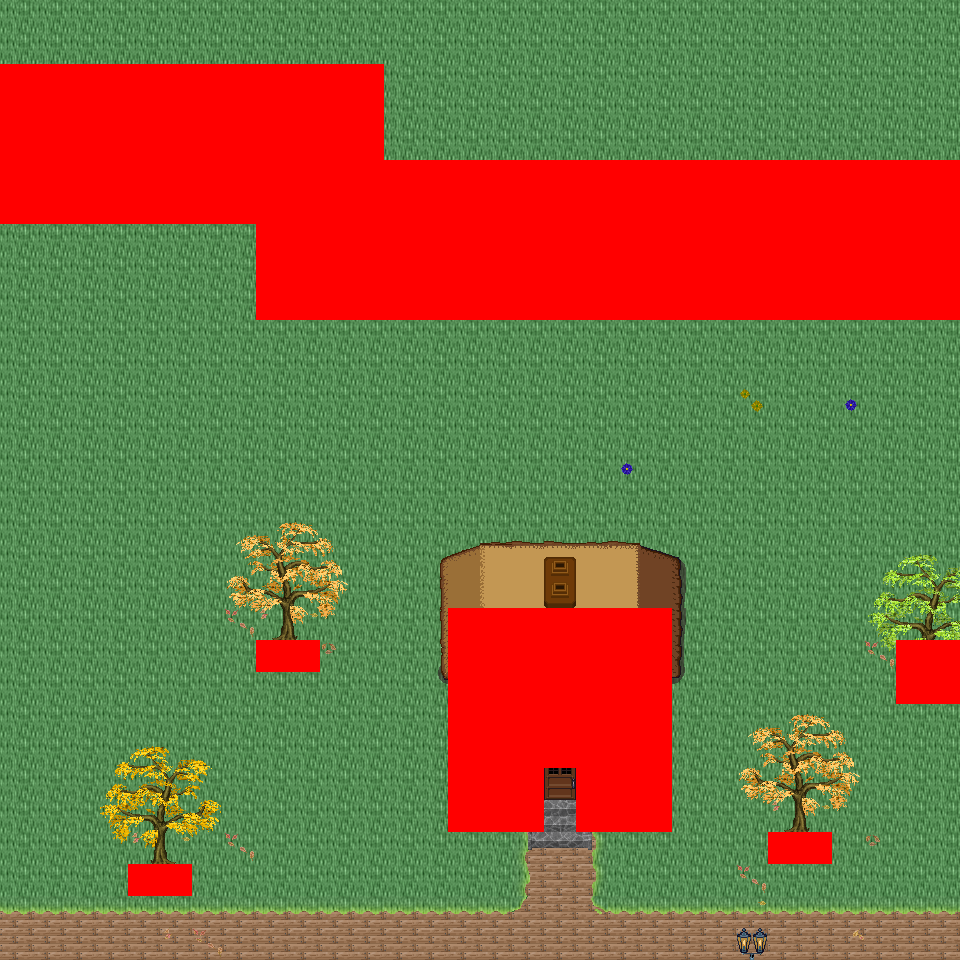

This game map was drawn from its Tiled (.tmx) file and the tilesets committed beside it. A one-line description and the trimmed map source follow:
An orthogonal 30x30 tile map with 32x32 px tiles, 6 tile layers (Ground, Object, Object2, Above, ...), 46 tilesets and 4 objects (4x mapExit).

<map version="1.0" orientation="orthogonal" renderorder="right-down" width="30" height="30" tilewidth="32" tileheight="32" nextobjectid="5">
  <tileset firstgid="1" name="tileset_logic_collision" tilewidth="32" tileheight="32" tilecount="1" columns="1">
    <image source="../drawable/tileset_logic_collision.png" width="32" height="32" />
  </tileset>
  <tileset firstgid="2" name="tileset_ground_ridge_earth_pale" tilewidth="32" tileheight="32" tilecount="96" columns="12">
    <image source="../drawable/tileset_ground_ridge_earth_pale.png" width="384" height="256" />
  </tileset>
  <tileset firstgid="98" name="tileset_ground_ridge_earth_dark" tilewidth="32" tileheight="32" tilecount="96" columns="12">
    <image source="../drawable/tileset_ground_ridge_earth_dark.png" width="384" height="256" />
  </tileset>
  <tileset firstgid="194" name="tileset_ground_ground" tilewidth="32" tileheight="32" tilecount="33" columns="3">
    <image source="../drawable/tileset_ground_ground.png" width="96" height="352" />
  </tileset>
  <tileset firstgid="227" name="tileset_building_castle" tilewidth="32" tileheight="32" tilecount="320" columns="20">
    <image source="../drawable/tileset_building_castle.png" width="640" height="512" />
  </tileset>
  <tileset firstgid="547" name="tileset_item_pot_barrels_1" tilewidth="32" tileheight="32" tilecount="8" columns="4">
    <image source="../drawable/tileset_item_pot_barrels_1.png" width="128" height="64" />
  </tileset>
  <tileset firstgid="555" name="tileset_item_weapon_cannon" tilewidth="32" tileheight="32" tilecount="12" columns="3">
    <image source="../drawable/tileset_item_weapon_cannon.png" width="96" height="128" />
  </tileset>
  <tileset firstgid="567" name="tileset_building_door_closed" tilewidth="32" tileheight="32" tilecount="1" columns="1">
    <image source="../drawable/tileset_building_door_closed.png" width="32" height="32" />
  </tileset>
  <tileset firstgid="568" name="tileset_building_door_door" tilewidth="32" tileheight="32" tilecount="6" columns="3">
    <image source="../drawable/tileset_building_door_door.png" width="96" height="64" />
  </tileset>
  <tileset firstgid="574" name="tileset_building_window_window_centered" tilewidth="32" tileheight="32" tilecount="1" columns="1">
    <image source="../drawable/tileset_building_window_window_centered.png" width="32" height="32" />
  </tileset>
  <tileset firstgid="575" name="tileset_building_decoration_chimney_big" tilewidth="32" tileheight="32" tilecount="2" columns="1">
    <image source="../drawable/tileset_building_decoration_chimney_big.png" width="32" height="64" />
  </tileset>
  <tileset firstgid="577" name="tileset_building_stairs_stairs_grey" tilewidth="32" tileheight="32" tilecount="6" columns="3">
    <image source="../drawable/tileset_building_stairs_stairs_grey.png" width="96" height="64" />
  </tileset>
  <tileset firstgid="583" name="tileset_building_witch_hut" tilewidth="32" tileheight="32" tilecount="80" columns="5">
    <image source="../drawable/tileset_building_witch_hut.png" width="160" height="512" />
  </tileset>
  <tileset firstgid="663" name="tileset_ground_grass_edges" tilewidth="32" tileheight="32" tilecount="36" columns="12">
    <image source="../drawable/tileset_ground_grass_edges.png" width="384" height="96" />
  </tileset>
  <tileset firstgid="699" name="tileset_ground_grass_corners" tilewidth="32" tileheight="32" tilecount="24" columns="6">
    <image source="../drawable/tileset_ground_grass_corners.png" width="192" height="128" />
  </tileset>
  <tileset firstgid="723" name="tileset_logic_item_vegetable" tilewidth="32" tileheight="32" tilecount="13" columns="13">
    <image source="../drawable/tileset_logic_item_vegetable.png" width="256" height="64" />
  </tileset>
  <tileset firstgid="736" name="tileset_plant_tree_fall_trees" tilewidth="32" tileheight="32" tilecount="40" columns="8">
    <image source="../drawable/tileset_plant_tree_fall_trees.png" width="256" height="160" />
  </tileset>
  <tileset firstgid="776" name="tileset_plant_stump_stump_pale_purple" tilewidth="32" tileheight="32" tilecount="4" columns="2">
    <image source="../drawable/tileset_plant_stump_stump_pale_purple.png" width="64" height="64" />
  </tileset>
  <tileset firstgid="780" name="tileset_plant_stump_small_stump" tilewidth="32" tileheight="32" tilecount="4" columns="2">
    <image source="../drawable/tileset_plant_stump_small_stump.png" width="64" height="64" />
  </tileset>
  <tileset firstgid="784" name="tileset_furniture_light_small_lamp" tilewidth="32" tileheight="32" tilecount="4" columns="4">
    <image source="../drawable/tileset_furniture_light_small_lamp.png" width="128" height="32" />
  </tileset>
  <tileset firstgid="788" name="tileset_item_pot_barrel" tilewidth="32" tileheight="32" tilecount="2" columns="1">
    <image source="../drawable/tileset_item_pot_barrel.png" width="32" height="64" />
  </tileset>
  <tileset firstgid="790" name="tileset_plant_tree_locust_tree" tilewidth="32" tileheight="32" tilecount="20" columns="4">
    <image source="../drawable/tileset_plant_tree_locust_tree.png" width="128" height="160" />
  </tileset>
  <tileset firstgid="810" name="tileset_plant_leaves" tilewidth="32" tileheight="32" tilecount="8" columns="4">
    <image source="../drawable/tileset_plant_leaves.png" width="128" height="64" />
  </tileset>
  <tileset firstgid="818" name="tileset_plant_flower_daisy_blue" tilewidth="32" tileheight="32" tilecount="8" columns="2">
    <image source="../drawable/tileset_plant_flower_daisy_blue.png" width="64" height="128" />
  </tileset>
  <tileset firstgid="826" name="tileset_plant_flower_daisy_yellow" tilewidth="32" tileheight="32" tilecount="8" columns="2">
    <image source="../drawable/tileset_plant_flower_daisy_yellow.png" width="64" height="128" />
  </tileset>
  <tileset firstgid="834" name="tileset_plant_flower_small_flower_bed_2" tilewidth="32" tileheight="32" tilecount="12" columns="3">
    <image source="../drawable/tileset_plant_flower_small_flower_bed_2.png" width="96" height="128" />
  </tileset>
  <tileset firstgid="846" name="tileset_plant_flower_small_flower_bed" tilewidth="32" tileheight="32" tilecount="12" columns="3">
    <image source="../drawable/tileset_plant_flower_small_flower_bed.png" width="96" height="128" />
  </tileset>
  <tileset firstgid="858" name="tileset_plant_flower_flower_bed_1" tilewidth="32" tileheight="32" tilecount="35" columns="7">
    <image source="../drawable/tileset_plant_flower_flower_bed_1.png" width="224" height="160" />
  </tileset>
  <tileset firstgid="893" name="tileset_plant_flower_hothouse_flowers" tilewidth="32" tileheight="32" tilecount="72" columns="6">
    <image source="../drawable/tileset_plant_flower_hothouse_flowers.png" width="192" height="384" />
  </tileset>
  <tileset firstgid="965" name="tileset_furniture_light_lamp_blue" tilewidth="32" tileheight="32" tilecount="3" columns="1">
    <image source="../drawable/tileset_furniture_light_lamp_blue.png" width="32" height="96" />
  </tileset>
  <tileset firstgid="968" name="tileset_light_dim_light_7x5" tilewidth="32" tileheight="32" tilecount="35" columns="7">
    <image source="../drawable/tileset_light_dim_light_7x5.png" width="224" height="160" />
  </tileset>
  <tileset firstgid="1003" name="tileset_building_decoration_chimney" tilewidth="32" tileheight="32" tilecount="2" columns="1">
    <image source="../drawable/tileset_building_decoration_chimney.png" width="32" height="64" />
  </tileset>
  <tileset firstgid="1005" name="tileset_building_decoration_cauldron_sign" tilewidth="32" tileheight="32" tilecount="1" columns="1">
    <image source="../drawable/tileset_building_decoration_cauldron_sign.png" width="32" height="32" />
  </tileset>
  <tileset firstgid="1006" name="tileset_building_decoration_magician_banner" tilewidth="32" tileheight="32" tilecount="3" columns="3">
    <image source="../drawable/tileset_building_decoration_magician_banner.png" width="96" height="32" />
  </tileset>
  <tileset firstgid="1009" name="tileset_logic_portal" tilewidth="32" tileheight="32" tilecount="24" columns="8">
    <image source="../drawable/tileset_logic_portal.png" width="256" height="96" />
  </tileset>
  <tileset firstgid="1033" name="tileset_ground_ground_3" tilewidth="32" tileheight="32" tilecount="5" columns="5">
    <image source="../drawable/tileset_ground_ground_3.png" width="160" height="32" />
  </tileset>
  <tileset firstgid="1038" name="tileset_building_cottage" tilewidth="32" tileheight="32" tilecount="256" columns="16">
    <image source="../drawable/tileset_building_cottage.png" width="512" height="512" />
  </tileset>
  <tileset firstgid="1294" name="tileset_building_roof_thatched_roof" tilewidth="32" tileheight="32" tilecount="256" columns="16">
    <image source="../drawable/tileset_building_roof_thatched_roof.png" width="512" height="512" />
  </tileset>
  <tileset firstgid="1550" name="tileset_building_door_doors" tilewidth="32" tileheight="32" tilecount="256" columns="16">
    <image source="../drawable/tileset_building_door_doors.png" width="512" height="512" />
  </tileset>
  <tileset firstgid="1806" name="tileset_building_window_windows" tilewidth="32" tileheight="32" tilecount="256" columns="16">
    <image source="../drawable/tileset_building_window_windows.png" width="512" height="512" />
  </tileset>
  <tileset firstgid="2062" name="tileset_plant_bush_leafy" tilewidth="32" tileheight="32" tilecount="48" columns="8">
    <image source="../drawable/tileset_plant_bush_leafy.png" width="256" height="192" />
  </tileset>
  <tileset firstgid="2110" name="tileset_plant_bush_flowering" tilewidth="32" tileheight="32" tilecount="72" columns="8">
    <image source="../drawable/tileset_plant_bush_flowering.png" width="256" height="288" />
  </tileset>
  <tileset firstgid="2182" name="tileset_object_stone_well" tilewidth="32" tileheight="32" tilecount="6" columns="2">
    <image source="../drawable/tileset_object_stone_well.png" width="64" height="96" />
  </tileset>
  <tileset firstgid="2188" name="tileset_item_pot_cauldron" tilewidth="32" tileheight="32" tilecount="48" columns="8">
    <image source="../drawable/tileset_item_pot_cauldron.png" width="256" height="192" />
  </tileset>
  <tileset firstgid="2236" name="tileset_item_campfires" tilewidth="32" tileheight="32" tilecount="2" columns="2">
    <image source="../drawable/tileset_item_campfires.png" width="64" height="32" />
  </tileset>
  <tileset firstgid="2238" name="tileset_item_firewood" tilewidth="32" tileheight="32" tilecount="12" columns="3">
    <image source="../drawable/tileset_item_firewood.png" width="96" height="128" />
  </tileset>
  <layer name="Ground" width="30" height="30">
    <data>[900 cells, 900 non-empty, 8 distinct tile ids]</data>
  </layer>
  <layer name="Object" width="30" height="30">
    <data>[900 cells, 141 non-empty, 22 distinct tile ids]</data>
  </layer>
  <layer name="Object2" width="30" height="30">
    <data>[900 cells, 51 non-empty, 25 distinct tile ids]</data>
  </layer>
  <layer name="Above" width="30" height="30">
    <data>[900 cells, 113 non-empty, 76 distinct tile ids]</data>
  </layer>
  <layer name="Above2" width="30" height="30">
    <data>[900 cells, 2 non-empty, 2 distinct tile ids]</data>
  </layer>
  <layer name="Walkable" width="30" height="30">
    <data>[900 cells, 219 non-empty, 1 distinct tile ids]</data>
  </layer>
  <objectgroup name="MapEvents">
    <object id="1" name="south" type="mapExit" x="0" y="928" width="960" height="32">
      <properties>
        <property name="map" value="level_0_x51_y43" />
        <property name="x" value="0" />
        <property name="y" value="1" />
      </properties>
    </object>
    <object id="2" name="east" type="mapExit" x="928" y="0" width="32" height="160">
      <properties>
        <property name="map" value="level_0_x52_y42" />
        <property name="x" value="1" />
        <property name="y" value="0" />
      </properties>
    </object>
    <object id="3" name="east2" type="mapExit" x="928" y="320" width="32" height="320">
      <properties>
        <property name="map" value="level_0_x52_y42" />
        <property name="x" value="1" />
        <property name="y" value="10" />
      </properties>
    </object>
    <object id="4" name="east3" type="mapExit" x="928" y="704" width="32" height="256">
      <properties>
        <property name="map" value="level_0_x52_y42" />
        <property name="x" value="1" />
        <property name="y" value="22" />
      </properties>
    </object>
  </objectgroup>
</map>
